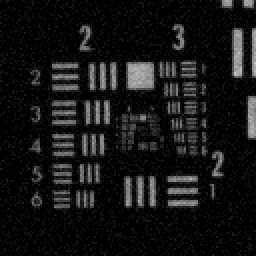
#> input picture experiments/PnP/NoisyImage.png, 128 x 128 px (shown 2 times larger)
$ python run_PnP.py
#> lines starting #> are read from the running program, lines starting #| are printed output that depends on the picture; long printed decimals are rounded
#> further down, y is the input picture: shape (128, 128); min 0, max 199, mean 21.3
### experiments/PnP/MAP_PnP_ADMM.py
import numpy as np
from scipy.optimize import minimize
import cv2
from scipy.signal import convolve2d
from scipy.signal import fftconvolve
# from skimage.restoration import denoise_bm3d
import proximal_map as proximal_map


def proj(x, bound=None):
    """
    Project a vector x onto the specified interval defined by bound.

    Args:
    - x: input vector
    - bound: 2-element list or tuple specifying the interval [lower_bound, upper_bound].
             Default is [0, 1].

    Returns:
    - out: projected vector

    Example:
    out = proj(x, [1, 3]) projects a vector x onto the interval [1, 3]
    by setting x values greater than 3 to 3, and x values less than 1 to 1.
    """
    if bound is None:
        bound = [0, 1]
    out = np.minimum(np.maximum(x, bound[0]), bound[1])
    return out


def PlugPlayADMM_super(y, h, K, lam):

    """
    Alternating Direction Method of Multipliers (ADMM) for solving least squares problem.

    Parameters:
        A (numpy.ndarray): Design matrix.
        b (numpy.ndarray): Target vector.
        lambda_param (float): Penalty parameter.
        max_iter (int): Maximum number of iterations.

    Returns:
        numpy.ndarray: Solution vector.
    """
#> called with K = 4, lam = 0.0002

    max_iter = 10
    rho = 1
    gamma = 1

    m,n = y.shape
#> m = 128; n = 128
    print("Data shape:", y.shape)
#| Data shape: (128, 128)

    rows_in,cols_in = y.shape
#> rows_in = 128; cols_in = 128
    rows  = np.dot(rows_in, K)
#> rows = 512
    cols  = np.dot(cols_in,K)
#> cols = 512
    N     = np.dot(rows,cols)
#> N = 262144

    # Initialize variables
    x = np.zeros(shape=(rows,cols), dtype=y.dtype)
    v = np.zeros(shape=(rows,cols), dtype=y.dtype)
    u = np.zeros(shape=(rows,cols), dtype=y.dtype)

    #G,Gt = defGGt(filter_psf,subsampling_rate)
    #GGt = construct_GGt(filter_psf,subsampling_rate,rows,cols)
    #Gty = Gt(measured_image)
    v   = cv2.resize(y, (rows_in*K, cols_in*K))
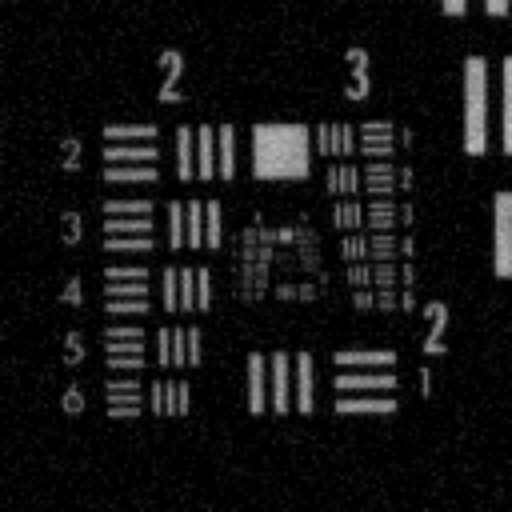
#> v: shape (512, 512) float64; min 0, max 0.771, mean 0.0836
    x   = v
    residual  = np.inf


    # ADMM iterations
    for k in range(max_iter):
        print(k)
        # Update x
        #x = map_estimation(log_likelihood, log_prior, initial_guess, measured_image)

        # store x, v, u from previous iteration for psnr residual calculation
        x_old = x
        v_old = v
        u_old = u

        # Inverse step ( The proximal map solution of the forward model)
        xtilde = v-u
        #rhs = Gty + np.dot(lambda_param, input_image)
        #x = (rhs - Gt(np.fft.ifft2(np.fft.fft2(G(rhs))/(GGt + lambda_param))))/lambda_param
        x = proximal_map.proximal_map_F(xtilde,h,K,rho,y)

        # Update v
        v = x + u
        v = np.clip(v, 0, 255)
        vtilde = x + u
        vtilde = proj(vtilde)
        sigma = np.sqrt(lam/rho)
        # Denoise the grayscale image
        # denoised_image = cv2.fastNlMeansDenoising(gray_image, None, filter_psf=10, templateWindowSize=7, searchWindowSize=21)
        #v = cv2.fastNlMeansDenoising(vtilde, None, filter_psf=10, templateWindowSize=7, searchWindowSize=21)

        # Convert the image to float32
        vtilde = vtilde.astype(np.float32)

        # Denoise the grayscale image using Non-Local Means Denoising
        # v = cv2.fastNlMeansDenoising(vtilde, None, filter_psf=10, templateWindowSize=7, searchWindowSize=21)

        # v = denoise_bm3d(vtilde,filter_std)

        # Apply Gaussian blur for denoising
        #denoised_image = cv2.GaussianBlur(noisy_image, (5, 5), 0)
        v = cv2.GaussianBlur(vtilde, (5, 5), 0)

        # Update u
        u = u + x - v

        # update lambda_param  % Yufang: disable this step
        rho=rho*gamma

        # Calculate NMSE of residule
        # Calculate NMSE of residual for x
        residualx = np.sum(np.square(x - x_old))
        residualx = residualx / np.sum(np.square(x))

        # Calculate NMSE of residual for v
        residualv = np.sum(np.square(v - v_old))
        residualv = residualv / np.sum(np.square(v))

        # Calculate NMSE of residual for u
        residualu = np.sum(np.square(u - u_old))
        residualu = residualu / np.sum(np.square(u))

        residual = residualx + residualv + residualu
        print(residual)
#> this loop made 10 passes
#> residualv on passes 1 to 10: 0.00166, 0.00092, 0.000652, 0.000507, 0.000414, 0.000349, 0.000301, 0.000263, 0.000232, 0.000207
#| (1.002+0j)
#| (0.2948+0j)
#| (0.07916+0j)
#| (0.04108+0j)
#| (0.02508+0j)
#| (0.01721+0j)
#| (0.01281+0j)
#| (0.0101+0j)
#> (further printed lines are left out)
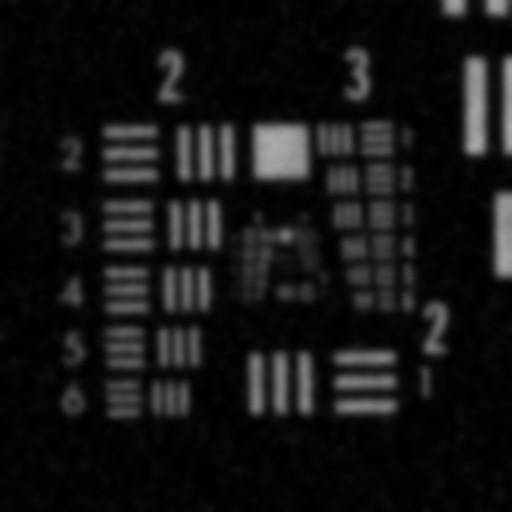
#> v: shape (512, 512) float32; min 0.000921, max 0.669, mean 0.0836
#> after the loop, rho = 1

    return x

### experiments/PnP/proximal_map.py
import numpy as np
from scipy.optimize import minimize
import cv2
from scipy.signal import convolve2d
from scipy.signal import fftconvolve
# from skimage.restoration import denoise_bm3d
from scipy.ndimage import gaussian_filter


# [14 lines left out: function create_rotationally_symmetric_gaussian_filter, not called in this run]


def construct_GGt(h, K, rows, cols):
    # Eigen-decomposition for super-resolution

    hth = convolve2d(h, np.rot90(h, 2), mode='full')

    yc = np.ceil(hth.shape[0] / 2)  # mark the center coordinate
    xc = np.ceil(hth.shape[1] / 2)

    L = np.floor(hth.shape[0] / K)  # width of the new filter
                                     # = (1/k) with of the original filter

    g = np.zeros((int(L), int(L)))  # initialize new filter
    for i in range(-int(np.floor(L / 2)), int(np.floor(L / 2)) + 1):
        for j in range(-int(np.floor(L / 2)), int(np.floor(L / 2)) + 1):
            g[i + int(np.floor(L / 2))-1, j + int(np.floor(L / 2))-1] = hth[int(yc + K * i-1), int(xc + K * j-1)]

    GGt = np.abs(np.fft.fft2(g, (int(rows / K), int(cols / K))))

    return GGt


def defGGt(h, K):
    """
    Operators for super-resolution
    """
    def G(x):
        return fdown(x, h, K)

    def Gt(x):
        return upf(x, h, K)

    return G, Gt

def fdown(x, h, K):
    tmp = fftconvolve(x, h, mode='same')
    y = downsample2(tmp, K)
    return y

def upf(x, h, K):
    tmp = upsample2(x, K)
    y = fftconvolve(tmp, h, mode='same')
    return y

def downsample2(x, K):
    return x[::K, ::K]

def upsample2(x, K):
    return np.kron(x, np.ones((K, K)))


# The approximal map implementation using Fourier transform:
# input parameters: h, K, 𝜌
# input data: 𝑦, 𝑥
# output: closed form solution of the approximal map using Fourier transformation

def proximal_map_F(xtilde, h,K,rho,y):
    # xtilde: input image
    # h: psf or bulerring filter
    # K: down/up samping factor
    # rho:

    rows_in,cols_in = y.shape
    rows  = np.dot(rows_in, K)
    cols  = np.dot(cols_in,K)

    G,Gt = defGGt(h,K)
    GGt = construct_GGt(h,K,rows,cols)
    Gty = Gt(y)
    #v   = cv2.resize(y, (rows_in*K, cols_in*K))
    #x   = v

    # Note: xtilde = v-u in the PnP ADMM
    # solve the closed form:
    rhs = Gty + np.dot(rho, xtilde)
    x = (rhs - Gt(np.fft.ifft2(np.fft.fft2(G(rhs))/(GGt + rho))))/rho

    return x

### experiments/PnP/run_PnP.py
import numpy as np
import cv2
import MAP_PnP_ADMM
import proximal_map as proximal_map

# Load in the noisy image
y = cv2.imread('NoisyImage.png', cv2.IMREAD_GRAYSCALE)

# set the scalling factor
K = 4

# Convert image to double precision
y = y.astype(np.float64) / 255.0

# Create a Gaussian filter
h = cv2.GaussianBlur(np.zeros_like(y), (9, 9), sigmaX=0.5)

out_ADMM = MAP_PnP_ADMM.PlugPlayADMM_super(y,h,K,0.0002)

# Write the restored image
# Convert the denoised image to uint8 if it's of a different image type
out_uint8 = (out_ADMM*255).astype(np.uint8)

# Write the denoised image to a file
cv2.imwrite('RestoredImage_PnP.png', out_uint8)
# [6 lines of commented-out code are left out]
